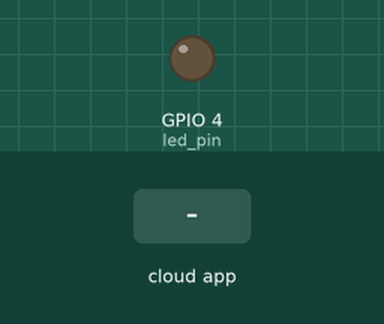
Simulated run of this sketch. Board: ESP8266 (NodeMCU). Parts: output pins drawn as LEDs (lit = HIGH). The test bench sets the inputs (shaded band). WiFi joins after 1.5 s; servers stay silent unless stated; the Firebase database answers and starts empty; what the sketch prints to the serial monitor is not drawn.

Above: at 2.7 s.
2.8 s: the phone or cloud app sets LED_STATUS to on
At 3.8 s:
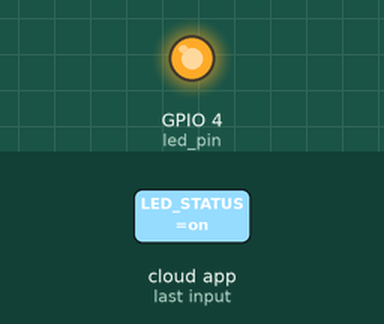
4.3 s: the phone or cloud app sets LED_STATUS to off
At 5.0 s:
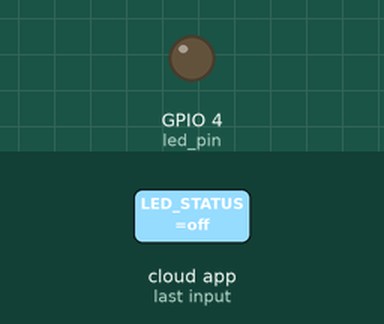
Timing chart, 0 to 7.3 s (numbered marks = the images above; inputs shaded):
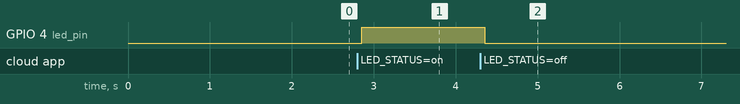

Measured:
- after the input at 2.8 s, GPIO 4 (led_pin): LOW → HIGH after 0.05 s
- after the input at 4.3 s, GPIO 4 (led_pin): HIGH → LOW after 0.06 s

The sketch:

LED_Firebase.ino
```cpp
#include <FirebaseESP8266.h>
#include <ESP8266WiFi.h>

#define FIREBASE_HOST "https://fir-led-48594-default-rtdb.firebaseio.com/"
#define FIREBASE_AUTH "AtI8K7J7Df2U1pk4BEvhmY3uDJ3zENIgC1MqLpjC"

FirebaseData led_status;

#define led_pin 4

void setup() {
  // put your setup code here, to run once:
  Serial.begin(115200);
  WiFi.begin("tony" , "NNFHTP7TE3");
  Serial.println("Connecting");
  while(WiFi.status() != WL_CONNECTED){
    Serial.print(".");
    delay(500);
  }
  Serial.print("Connected");
  Serial.println(WiFi.localIP());
  pinMode(led_pin , OUTPUT);
  Firebase.begin(FIREBASE_HOST , FIREBASE_AUTH);
}

void loop() {
  // put your main code here, to run repeatedly:
  if(Firebase.getString(led_status , "/FirebaseLED/LED_STATUS")){
    if (led_status.stringData() == "on" ){
      digitalWrite(led_pin , HIGH);
    }
    else if (led_status.stringData() == "off"){
      digitalWrite(led_pin , LOW);
    }
  }

  else{
    Serial.println("Firebase didn't detect any data");
    Serial.println(led_status.errorReason());
  }
}
```
